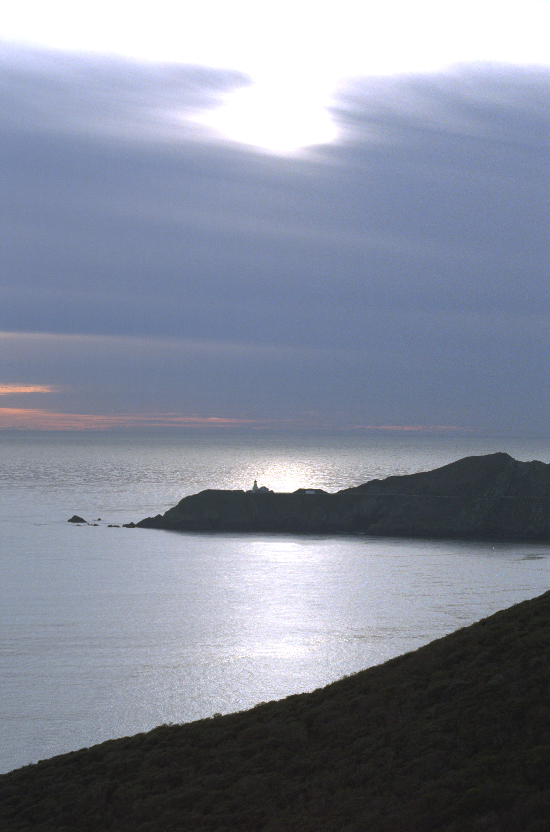
#> input picture hdr-bilder/Bonita/Bonita_00512.png, 550 x 832 px
$ python mosaic.py
#> lines starting #> are read from the running program, lines starting #| are printed output that depends on the picture
### src/Poisson.py
import numpy as np
import imageio
import matplotlib.pyplot as plt

iter = 50

def poisson(u_0, n, h=None, lam=None, rand='dericle', mask=None, mode=None, laplace=None, k=1):
    """
    Poisson equation solver implmentation using explicit method
    :param u_0: Initil condition value (initial image)
    :param n: number of iterations
    :param h: optionally specified parameter for controlling the poisson solving result (data attachment)
    :param lam: Optional parameter used with blurring to specify maximal blur
    :param rand: Specifies which rand condition type to use, supported are Derichlet and Neumann. (Derichelt is default)
    :param mask: Optionally specified parameter which allows to mask part of a image so that poisson solving wont affect masked part
    :param mode: (Optional) Specifies mode in which poisson equation is used (only supported mode is "kf" - contrast enhancing)
    :param laplace: Optional parameter to specify laplace of the image
    :param k: Optional, contrast enhancing value used with "kf" mode
    :return:
    """
    d_x = 1
    d_t = 0.25
    alpha = d_t / (d_x ** 2)

    u = np.zeros((u_0.shape[0], u_0.shape[1], n+1))

    u[:, :, 0] = u_0

    if h is None:
        h = np.zeros((u_0.shape[0], u_0.shape[1]))

    if mode == 'kf' and laplace is not None:
        h = k * laplace

    for i in range(n):

        if lam is not None:
            h = lam * (u[:, :, i] - u[:, :, 0])

        u[1:-1, 1:-1, i + 1] = u[1:-1, 1:-1, i] + alpha * (u[:-2, 1:-1, i] + u[2:, 1:-1, i] + u[1:-1, :-2, i] + u[1:-1, 2:, i] - (4 * u[1:-1, 1:-1, i])) - d_t * h[1:-1, 1:-1]
        if rand == 'dericle':
            u[:, 0, i + 1] = u[:, 0, i]
            u[:, -1, i + 1] = u[:, -1, i]
            u[0, :, i + 1] = u[0, :, i]
            u[-1, :, i + 1] = u[-1, :, i]
        elif rand == 'neuman':
            u[0, 0, i+1] = u[0, 0, i] + alpha * ((2 * u[0, 1, i]) +  (2 * u[1, 0, i]) - (4 * u[0, 0, i])) - d_t * h[0, 0]
            u[-1, 0, i + 1] = u[-1, 0, i] + alpha * ((2 * u[-2, 0, i]) + (2 * u[-1, 1, i]) - (4 * u[-1, 0, i])) - d_t * h[-1, 0]
            u[0, -1, i + 1] = u[0, -1, i] + alpha * ((2 * u[0, -2, i]) + (2 * u[1, -1, i]) - (4 * u[0, -1, i])) - d_t * h[0, -1]
            u[-1, -1, i + 1] = u[-1, -1, i] + alpha * ((2 * u[0, -2, i]) + (2 * u[-2, -1, i]) - (4 * u[-1, -1, i])) - d_t * h[-1, -1]
            u[1:-1, 0, i + 1] = u[1:-1, 0, i] + alpha * ((2 * u[1:-1, 1, i]) + u[:-2, 0, i] + u[2:, 0, i] - (4 * u[1:-1, 0, i])) - d_t * h[1:-1, 0]
            u[1:-1, -1, i + 1] = u[1:-1, -1, i] + alpha * ((2 * u[1:-1, -2, i]) + u[:-2, -1, i] + u[2:, -1, i] - (4 * u[1:-1, -1, i])) - d_t * h[1:-1, -1]
            u[0, 1:-1, i + 1] = u[0, 1:-1, i] + alpha * ((2 * u[1, 1:-1, i]) + u[0, :-2, i] + u[0, 2:, i] - (4 * u[0, 1:-1, i])) - d_t * h[0, 1:-1]
            u[-1, 1:-1, i + 1] = u[-1, 1:-1, i] + alpha * ((2 * u[-2, 1:-1, i]) + u[-1, :-2, i] + u[-1, 2:, i] - (4 * u[-1, 1:-1, i])) - d_t * h[-1, 1:-1]
        u[:, :, i+1] = np.clip(u[:, :, i+1], 0, 1)
        print(i)
        if mask is not None:
            f_u = u[:, :, i+1]
            f_u[np.invert(mask[:, :])] = u_0[np.invert(mask[:, :])]
            u[:, :, i+1] = f_u


    return u


# [9 lines that do not run on import are left out]

### src/mosaic.py
import numpy as np
import imageio
import Poisson as poi
import matplotlib.pyplot as plt
from scipy import ndimage

iter = 20

img = imageio.imread('../hdr-bilder/Bonita/Bonita_00512.png')
#> img is the input picture: shape (832, 550, 3); mean R, G, B 131.8, 137.8, 153.1
print(img.shape)
#| (832, 550, 3)

mosaic = np.zeros(img.shape[:2])
mosaic[::2, ::2] = img[::2, ::2, 0]
mosaic[1::2, ::2] = img[1::2, ::2, 1]
mosaic[::2, 1::2] = img[::2, 1::2, 1]
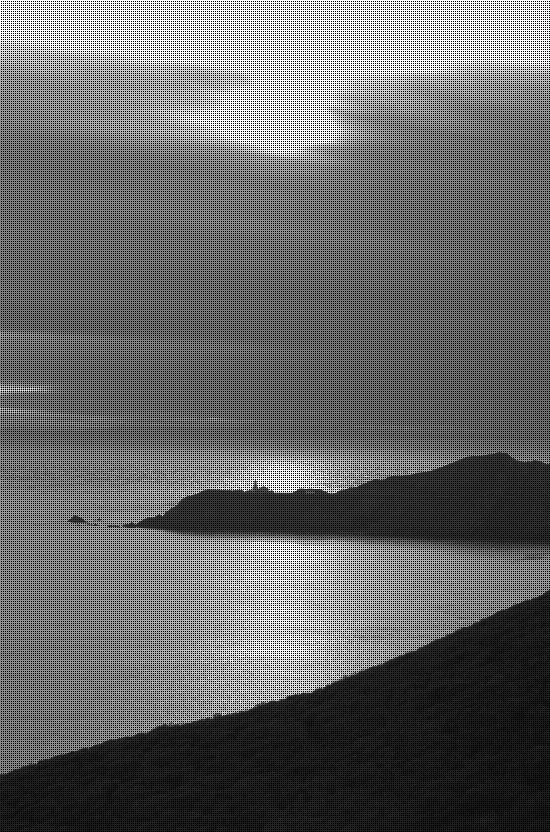
#> mosaic: shape (832, 550) float64; min 0, max 255, mean 101.9
mosaic[1::2, 1::2] = img[1::2, 1::2, 2]
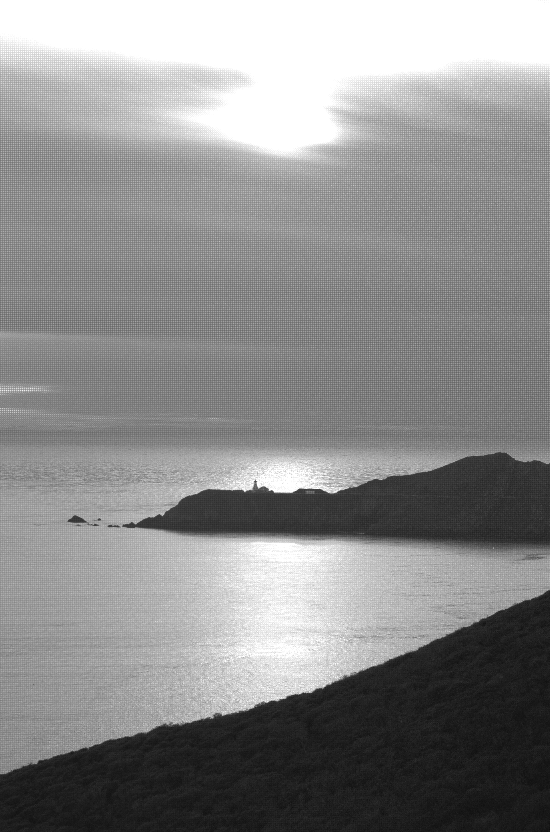
#> mosaic: shape (832, 550) float64; min 14, max 255, mean 140.1


reconstructed = np.zeros(img.shape)
reconstructed[::2 ,::2, 0] = mosaic[::2, ::2]
reconstructed[1::2, ::2, 1] = mosaic[1::2, ::2]
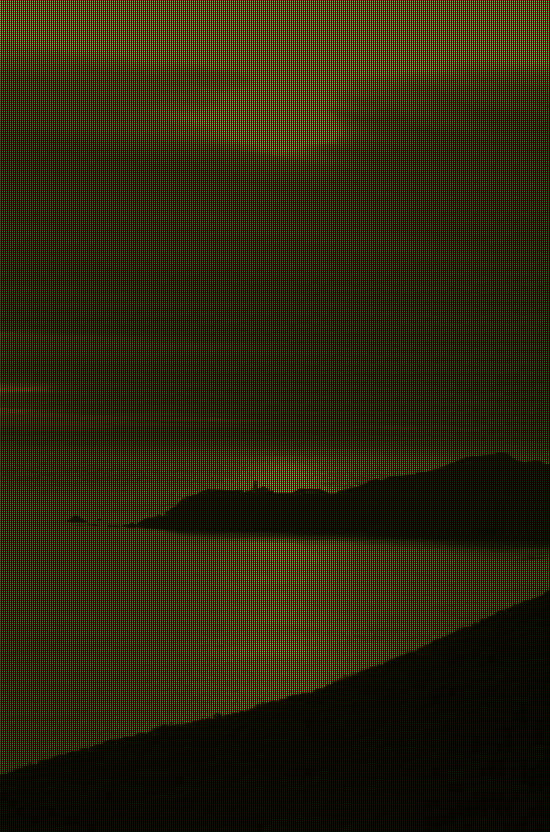
#> reconstructed: shape (832, 550, 3) float64; mean of channels 0, 1, 2 33, 34.4, 0; drawn as R, G, B
reconstructed[::2, 1::2, 1] = mosaic[::2, 1::2]
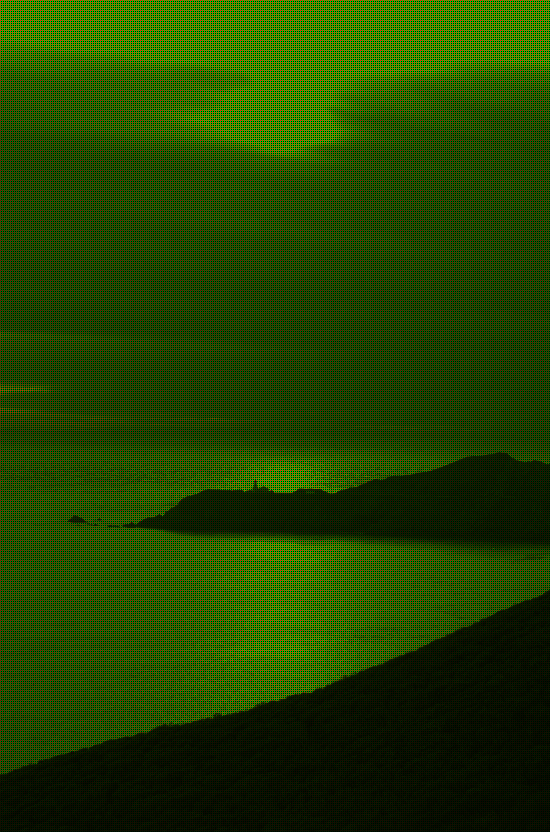
#> reconstructed: shape (832, 550, 3) float64; mean of channels 0, 1, 2 33, 68.9, 0; drawn as R, G, B
reconstructed[1::2, 1::2, 2] = mosaic[1::2, 1::2]
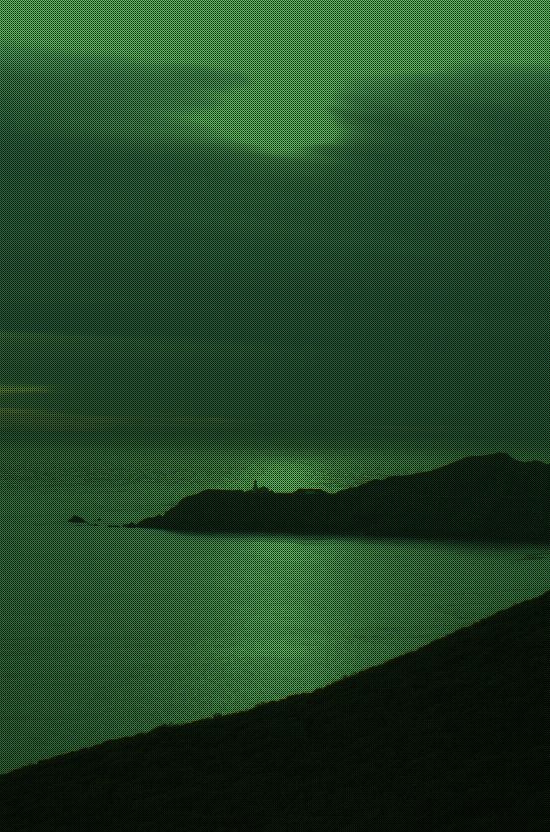
#> reconstructed: shape (832, 550, 3) float64; mean of channels 0, 1, 2 33, 68.9, 38.2; drawn as R, G, B

mask = np.zeros((img.shape[0], img.shape[1]), dtype=bool)
mask[reconstructed[:, :, 0] == 0] = True

red_channel = poi.poisson(reconstructed[:, :, 0], iter, mask=mask, rand='neuman')

mask = np.zeros((img.shape[0], img.shape[1]), dtype=bool)
mask[reconstructed[:, :, 1] == 0] = True

green_channel = poi.poisson(reconstructed[:, :, 1], iter, mask=mask, rand='neuman')
#> call 2 of poisson, with n = 20, rand = 'neuman', k = 1
#> after the loop in poisson (call 2), `for i in range(n):`:
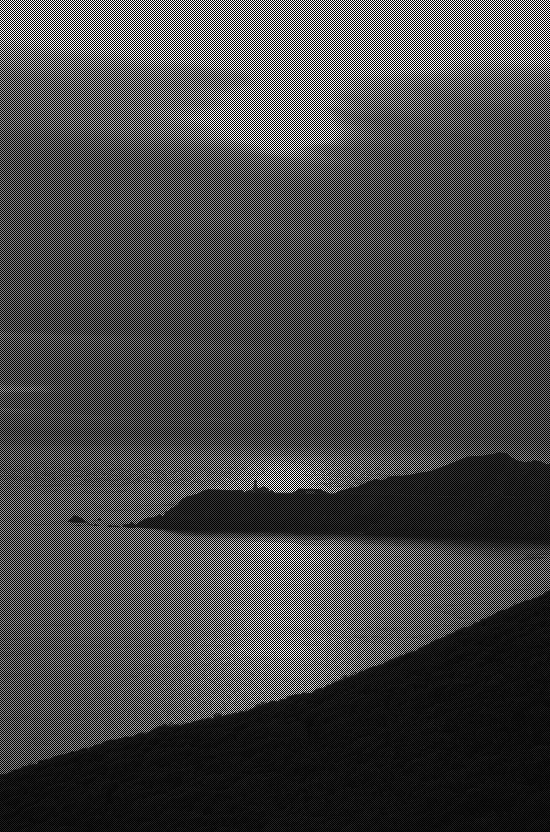
#> f_u: shape (832, 550) float64; min 1, max 255, mean 69.4

mask = np.zeros((img.shape[0], img.shape[1]), dtype=bool)
mask[reconstructed[:, :, 2] == 0] = True

blue_channel = poi.poisson(reconstructed[:, :, 2], iter, mask=mask, rand='neuman')
#> call 3 of poisson, with n = 20, rand = 'neuman', k = 1
#> after the loop in poisson (call 3), `for i in range(n):`:
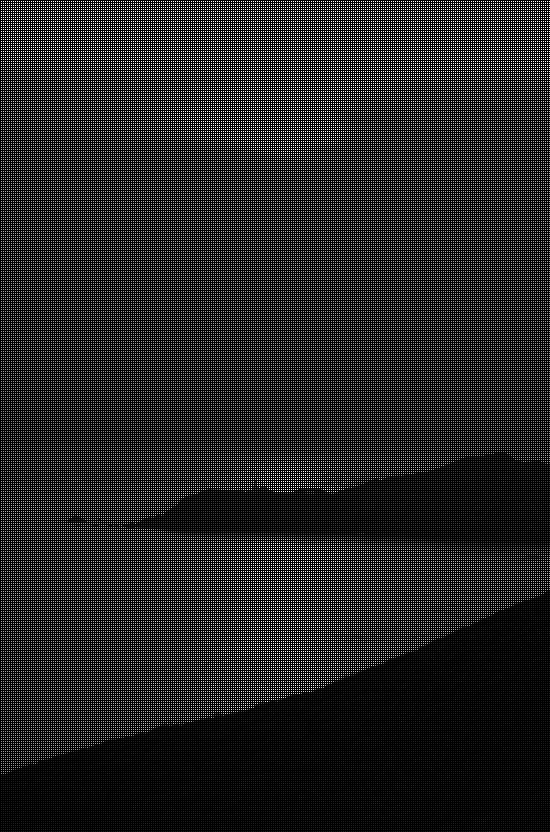
#> f_u: shape (832, 550) float64; min 1, max 255, mean 39


rec_img = np.zeros(img.shape)
rec_img[:, :, 0] = red_channel[:, :, -1]
rec_img[:, :, 1] = green_channel[:, :, -1]
rec_img[:, :, 2] = blue_channel[:, :, -1]

rec_img = rec_img.astype(np.uint8)

plt.imshow(rec_img)
plt.show()

$ run again, with hdr-bilder/Bonita/Bonita_00002.png copied over hdr-bilder/Bonita/Bonita_00512.png
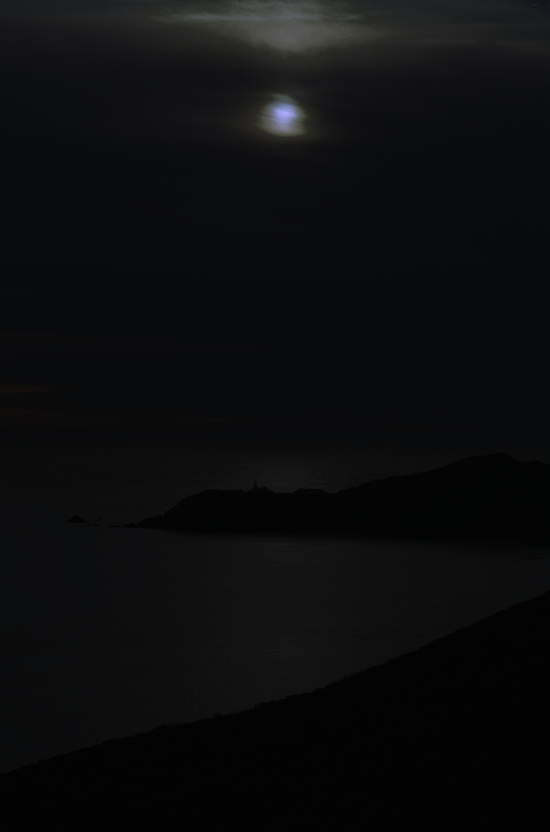
#> input picture hdr-bilder/Bonita/Bonita_00002.png, 550 x 832 px
#> img is the input picture: shape (832, 550, 3); mean R, G, B 12.2, 12.7, 14
#| (832, 550, 3)
#> `mosaic[::2, ::2] = img[::2, ::2, 0]`:
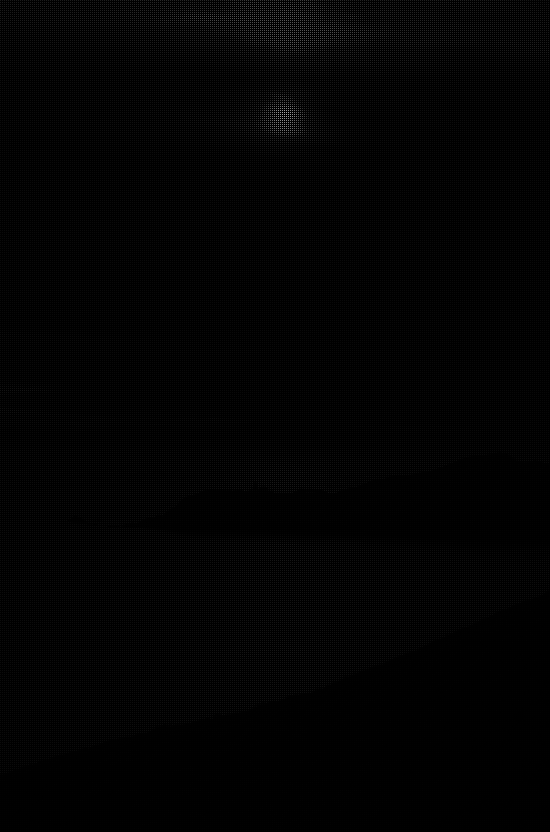
#> mosaic: shape (832, 550) float64; min 0, max 171, mean 3
